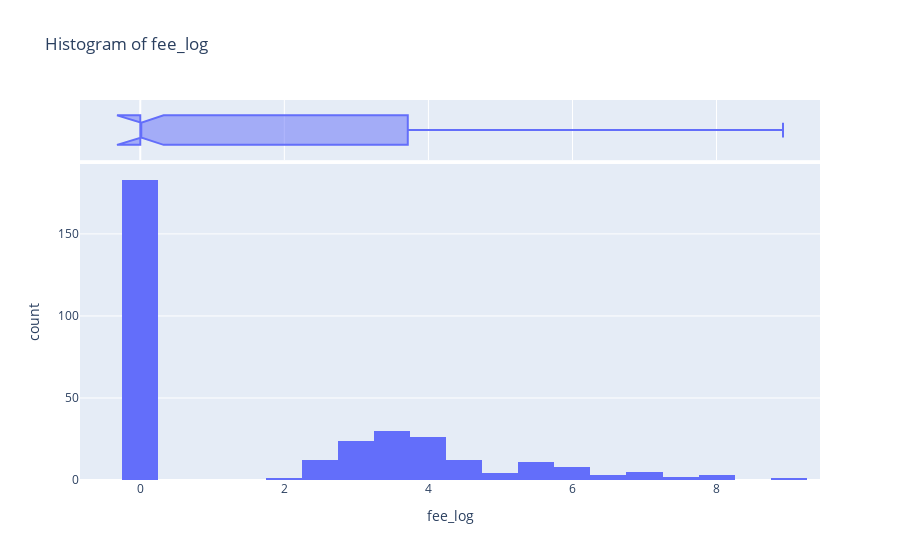

Notebook source saved alongside this figure:
### Code cell
univariate('fee_log', outliers = 'yes')

### Figure 1 — Plotly figure (JSON) as saved in the notebook; plotly's stock layout.template omitted (floating-point values rounded to 4 significant figures; data arrays with more than 128 entries replaced by an {"elided": "..."} marker saying what was removed)
{"data": [{"alignmentgroup": "True", "bingroup": "x", "hovertemplate": "fee_log=%{x}<br>count=%{y}<extra></extra>", "legendgroup": "", "marker": {"color": "#636efa", "pattern": {"shape": ""}}, "name": "", "nbinsx": 18, "offsetgroup": "", "orientation": "v", "showlegend": false, "type": "histogram", "x": {"elided": "325 float values"}, "xaxis": "x", "yaxis": "y"}, {"alignmentgroup": "True", "hovertemplate": "<b>%{hovertext}</b><br><br>fee_log=%{x}<extra></extra>", "hovertext": {"elided": "325 str values"}, "legendgroup": "", "marker": {"color": "#636efa"}, "name": "", "notched": true, "offsetgroup": "", "showlegend": false, "type": "box", "x": {"elided": "325 float values"}, "xaxis": "x2", "yaxis": "y2"}], "layout": {"autosize": true, "barmode": "relative", "dragmode": "zoom", "legend": {"tracegroupgap": 0}, "title": {"text": "Histogram of fee_log"}, "xaxis": {"anchor": "y", "autorange": true, "domain": [0, 1], "range": [-0.8371, 9.436], "title": {"text": "fee_log"}, "type": "linear"}, "xaxis2": {"anchor": "y2", "autorange": true, "domain": [0, 1], "matches": "x", "range": [-0.8371, 9.436], "showgrid": true, "showticklabels": false, "type": "linear"}, "yaxis": {"anchor": "x", "autorange": true, "domain": [0, 0.8316], "range": [0, 192.6], "title": {"text": "count"}}, "yaxis2": {"anchor": "x2", "autorange": true, "domain": [0.8416, 1], "matches": "y2", "range": [-0.5, 0.5], "showgrid": false, "showline": false, "showticklabels": false, "ticks": "", "type": "category"}}}
